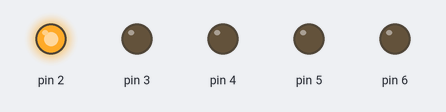
The sketch below on a simulated Arduino Uno, built with avr-gcc and run on an emulated ATmega328P. On the bench: output pins drawn as LEDs (lit = HIGH).

Above: at 0.5 s.
At 2.5 s:
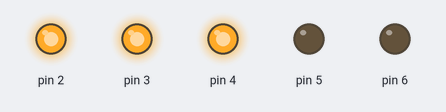
At 4.5 s:
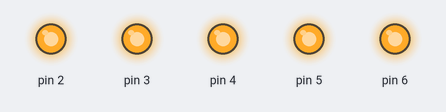
At 5.5 s:
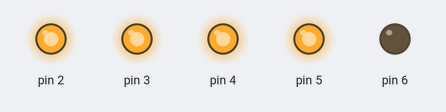
At 9.5 s:
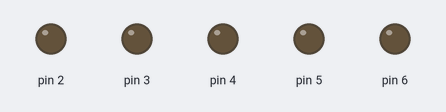
At 11.5 s:
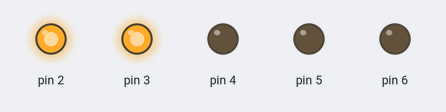
Timing chart, 0 to 13.0 s (numbered marks = the images above):
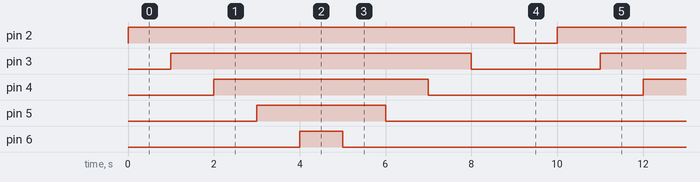

Measured:
- by itself, pin 2: alternates HIGH for 9.0 s and LOW for 1.0 s
- by itself, pin 3: alternates HIGH for 7.0 s and LOW for 3.0 s
- by itself, pin 4: alternates HIGH for 5.0 s and LOW for 5.0 s
- by itself, pin 5: alternates HIGH for 3.0 s and LOW for 7.0 s
- by itself, pin 6: alternates HIGH for 1.0 s and LOW for 9.0 s

The sketch:

ForLoop.ino
```cpp
int i=2,j=6;
void setup() {
  for(int i=2;i<=6;i++){
      pinMode(i,OUTPUT);
  }
  Serial.begin(9600);
}

void loop() {
  for(int i=2;i<=6;i++){
      digitalWrite(i,HIGH);
      delay(1000);
  }
  for(int j=6;j>=2;j--){
    digitalWrite(j,LOW);
    delay(1000);
  }
}
```
